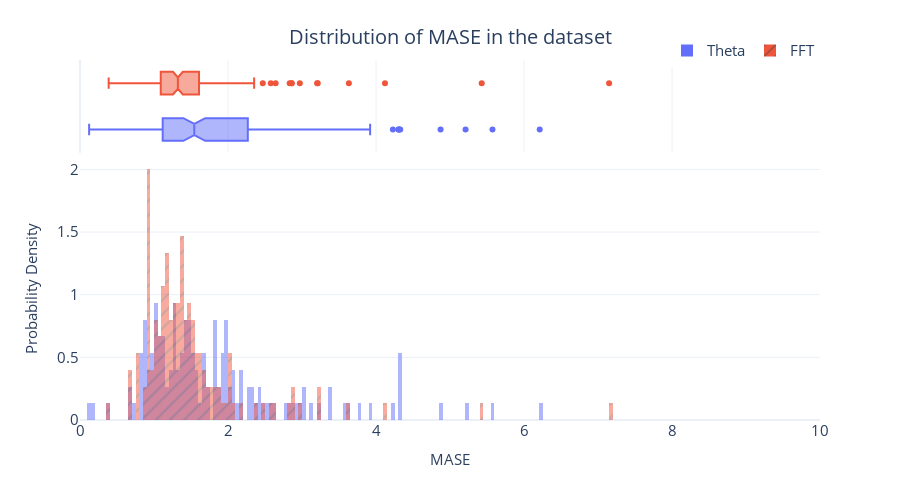

Source (notebook cell):
### Code cell
fig = px.histogram(baseline_val_metrics_df, 
                   x="MASE", 
                   color="Algorithm",
                   pattern_shape="Algorithm", 
                   marginal="box", 
                   nbins=500, 
                   barmode="overlay",
                   histnorm="probability density")
fig = format_plot(fig, xlabel="MASE", ylabel="Probability Density", title="Distribution of MASE in the dataset")
fig.update_layout(xaxis_range=[0,10])
fig.write_image("imgs/chapter_4/mase_dist.png")
fig.show()

### Figure 1 — Plotly figure (JSON) as saved in the notebook; plotly's stock layout.template omitted (floating-point values rounded to 4 significant figures; data arrays with more than 128 entries replaced by an {"elided": "..."} marker saying what was removed)
{"data": [{"alignmentgroup": "True", "bingroup": "x", "histnorm": "probability density", "hovertemplate": "Algorithm=Theta<br>MASE=%{x}<br>probability density=%{y}<extra></extra>", "legendgroup": "Theta", "marker": {"color": "#636efa", "opacity": 0.5, "pattern": {"shape": ""}}, "name": "Theta", "nbinsx": 500, "offsetgroup": "Theta", "orientation": "v", "showlegend": true, "type": "histogram", "x": {"elided": "150 float values"}, "xaxis": "x", "yaxis": "y"}, {"alignmentgroup": "True", "hovertemplate": "Algorithm=Theta<br>MASE=%{x}<extra></extra>", "legendgroup": "Theta", "marker": {"color": "#636efa"}, "name": "Theta", "notched": true, "offsetgroup": "Theta", "showlegend": false, "type": "box", "x": {"elided": "150 float values"}, "xaxis": "x2", "yaxis": "y2"}, {"alignmentgroup": "True", "bingroup": "x", "histnorm": "probability density", "hovertemplate": "Algorithm=FFT<br>MASE=%{x}<br>probability density=%{y}<extra></extra>", "legendgroup": "FFT", "marker": {"color": "#EF553B", "opacity": 0.5, "pattern": {"shape": "/"}}, "name": "FFT", "nbinsx": 500, "offsetgroup": "FFT", "orientation": "v", "showlegend": true, "type": "histogram", "x": {"elided": "150 float values"}, "xaxis": "x", "yaxis": "y"}, {"alignmentgroup": "True", "hovertemplate": "Algorithm=FFT<br>MASE=%{x}<extra></extra>", "legendgroup": "FFT", "marker": {"color": "#EF553B"}, "name": "FFT", "notched": true, "offsetgroup": "FFT", "showlegend": false, "type": "box", "x": {"elided": "150 float values"}, "xaxis": "x2", "yaxis": "y2"}], "layout": {"autosize": false, "barmode": "overlay", "height": 500, "legend": {"font": {"size": 15}, "orientation": "h", "title": {}, "tracegroupgap": 0, "x": 1, "xanchor": "right", "y": 0.98, "yanchor": "bottom"}, "margin": {"t": 60}, "title": {"font": {"size": 20}, "text": "Distribution of MASE in the dataset", "x": 0.5, "xanchor": "center", "yanchor": "top"}, "width": 900, "xaxis": {"anchor": "y", "domain": [0, 1], "range": [0, 10], "tickfont": {"size": 15}, "title": {"font": {"size": 15}, "text": "MASE"}, "type": "linear"}, "xaxis2": {"anchor": "y2", "domain": [0, 1], "matches": "x", "showgrid": true, "showticklabels": false, "type": "linear"}, "yaxis": {"anchor": "x", "autorange": true, "domain": [0, 0.7326], "range": [0, 2.105], "tickfont": {"size": 15}, "title": {"font": {"size": 15}, "text": "Probability Density"}}, "yaxis2": {"anchor": "x2", "autorange": true, "domain": [0.7426, 1], "matches": "y2", "range": [-0.5, 1.5], "showgrid": false, "showline": false, "showticklabels": false, "ticks": "", "type": "category"}}}
